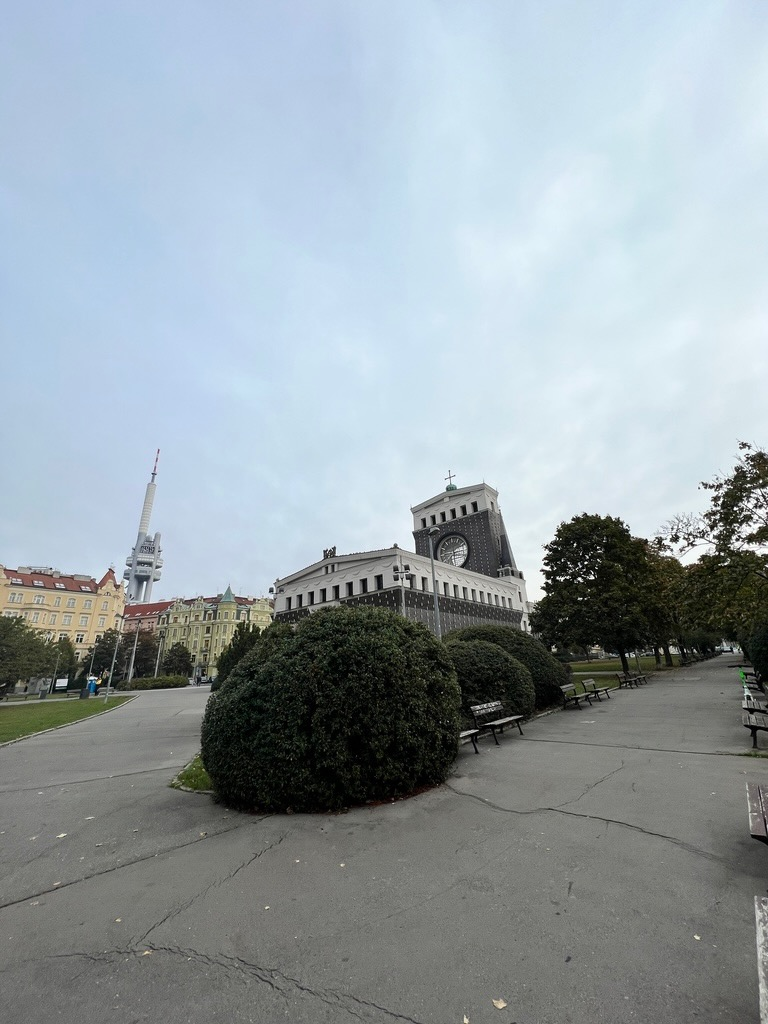
#> input picture OnThi/Onthi_Thuchanh/image/church1.png, 768 x 1024 px
$ jupyter execute RunCode1.ipynb
#> lines starting #> are read from the running program, lines starting #| are printed output that depends on the picture
#> further down, img1 is the input picture: shape (1024, 768, 3); mean B, G, R 167.2, 161.2, 150.3
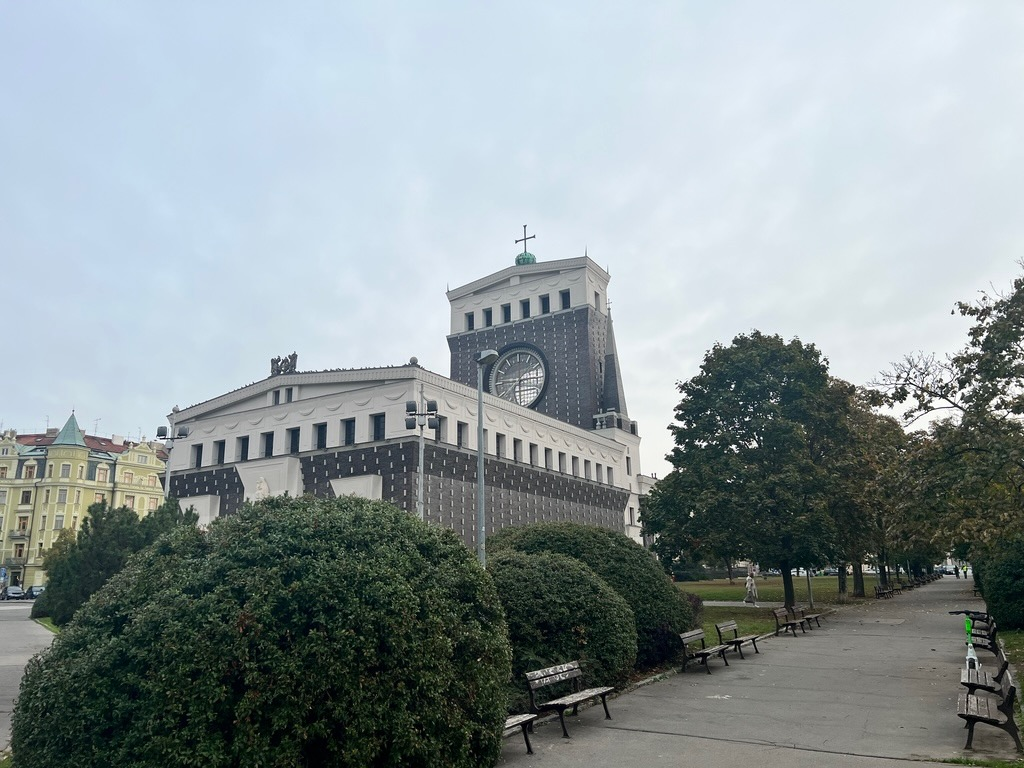
#> input picture OnThi/Onthi_Thuchanh/image/church2.png, 1024 x 768 px
#> further down, img2 is the input picture: shape (768, 1024, 3); mean B, G, R 153, 150.9, 140.2
[cell 1]
import cv2
import matplotlib.pyplot as plt

def so_khop_dac_trung(img1, img2, k=2, ratio_thresh=0.75):
    """
    Hàm so khớp đặc trưng giữa hai ảnh bằng SIFT, Brute-Force Matcher, và ratio test.

    Tham số:
    img1: ảnh mẫu (template image)
    img2: ảnh gốc (query image)
    k: số lượng điểm ảnh hàng xóm gần nhất để kiểm tra
    ratio_thresh: ngưỡng để lọc các điểm khớp tốt (thường lấy giá trị từ 0.7 đến 0.8)

    Trả về:
    matches: danh sách các điểm khớp tốt
    """
#> called with k = 2, ratio_thresh = 0.75
    # Chuyển ảnh sang thang màu xám
    gray1 = cv2.cvtColor(img1, cv2.COLOR_BGR2GRAY)
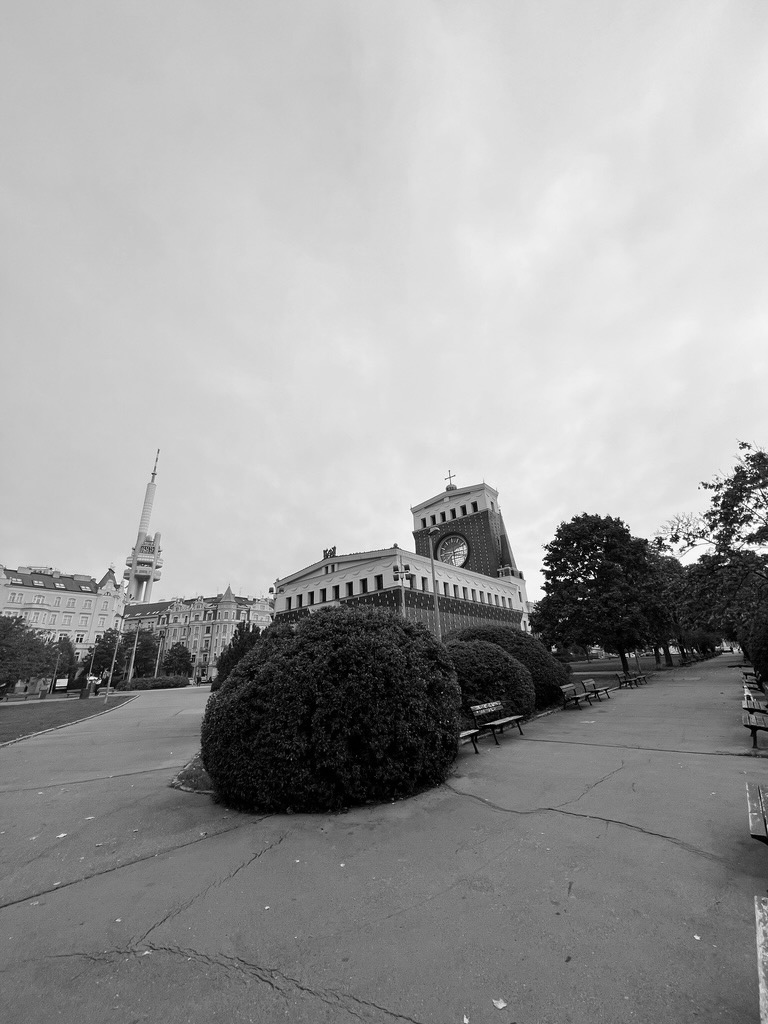
#> gray1: shape (1024, 768); min 0, max 255, mean 158.7
    gray2 = cv2.cvtColor(img2, cv2.COLOR_BGR2GRAY)
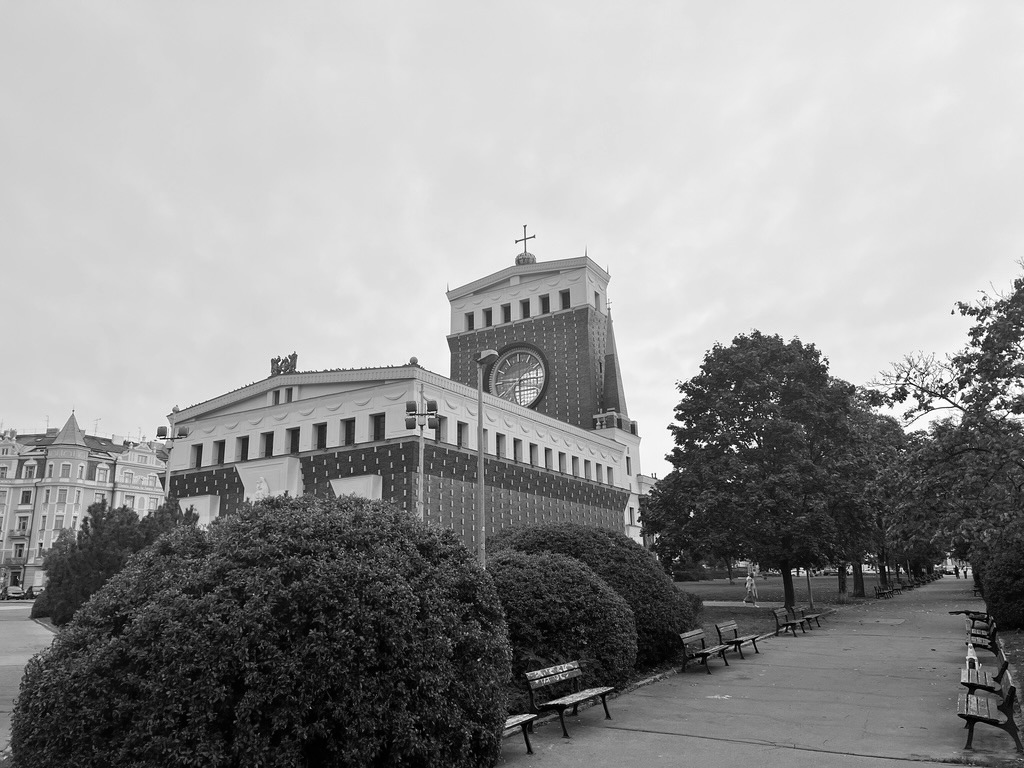
#> gray2: shape (768, 1024); min 0, max 255, mean 147.9

    # Khởi tạo SIFT detector
    sift = cv2.SIFT_create()

    # Tìm các điểm đặc trưng và mô tả đặc trưng
    keypoints1, descriptors1 = sift.detectAndCompute(gray1, None)
#> keypoints1 = 1518 keypoints; strongest (x, y, size): (735, 508, 2.2), (579, 579, 2.4), (722, 554, 2.1), (592, 577, 2.8)
    keypoints2, descriptors2 = sift.detectAndCompute(gray2, None)
#> keypoints2 = 3574 keypoints; strongest (x, y, size): (733, 386, 2), (1004, 352, 2.7), (733, 447, 3.2), (718, 418, 2)

    # Tạo BF matcher với L2 norm, chọn false để không sắp xếp các điểm khớp
    bf = cv2.BFMatcher(cv2.NORM_L2, crossCheck=False)

    # Tìm k điểm khớp tốt nhất
    matches = bf.knnMatch(descriptors1, descriptors2, k=k)
#> matches = 1518 matches

    # Lọc các điểm khớp bằng ratio test
    good_matches = []
    for m, n in matches:
        if m.distance < ratio_thresh * n.distance:
            good_matches.append(m)
#> after the loop, good_matches = 352 matches

    return keypoints1, keypoints2, good_matches

# Đọc ảnh mẫu và ảnh gốc
img1 = cv2.imread('image/church1.png')  # Đường dẫn tới ảnh mẫu
img2 = cv2.imread('image/church2.png')      # Đường dẫn tới ảnh gốc

# Thực hiện so khớp
keypoints1, keypoints2, good_matches = so_khop_dac_trung(img1, img2)
#> good_matches = 352 matches

# Vẽ các điểm khớp tốt lên ảnh để trực quan
img_matches = cv2.drawMatches(img1, keypoints1, img2, keypoints2, good_matches,
                              None, flags=cv2.DrawMatchesFlags_NOT_DRAW_SINGLE_POINTS)
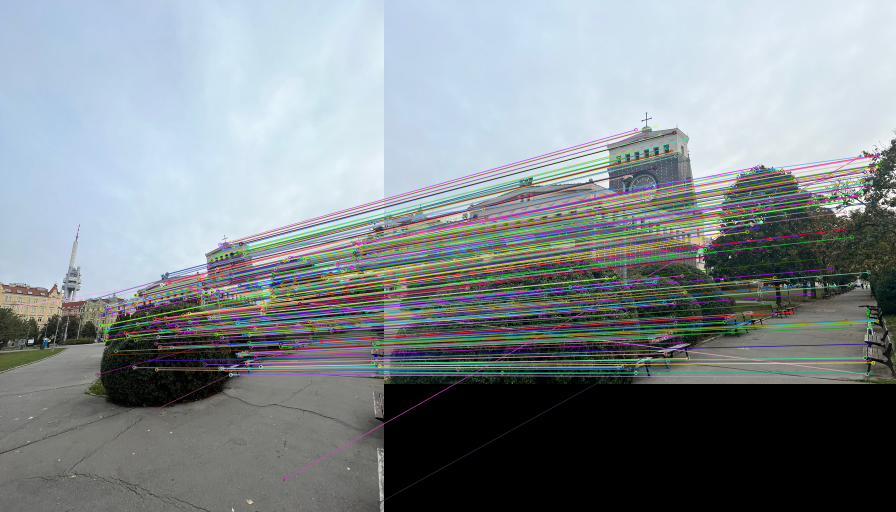
#> img_matches: shape (1024, 1792, 3) (shown at 1/2 size); mean B, G, R 141.2, 137.2, 129.1

# Hiển thị ảnh kết quả
plt.imshow(cv2.cvtColor(img_matches, cv2.COLOR_BGR2RGB))
plt.show()
